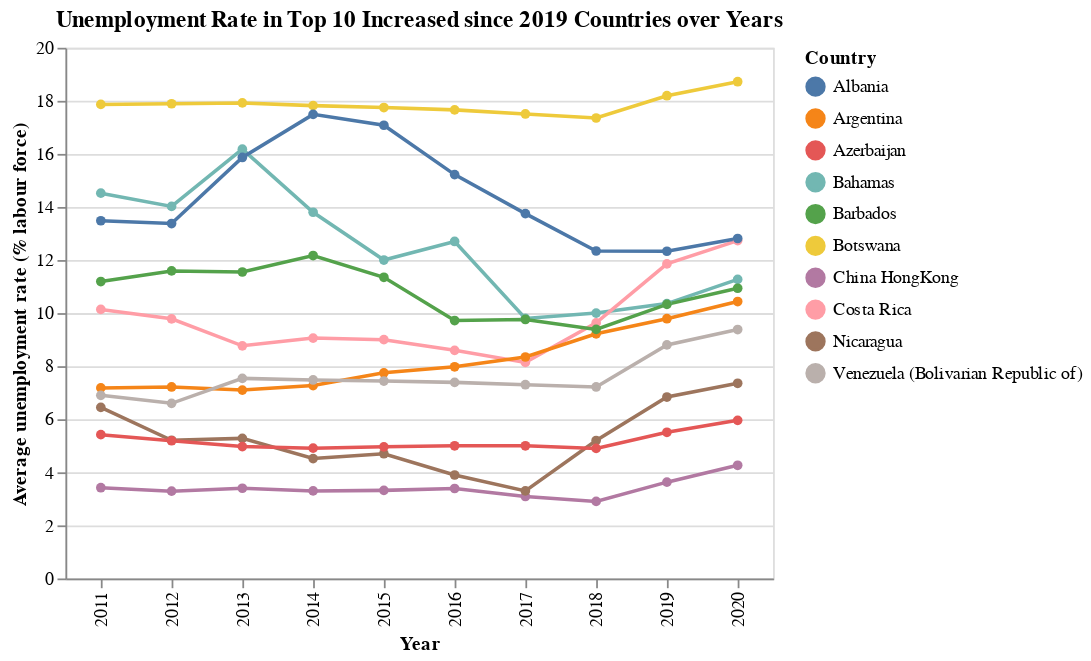

Notebook code for this chart:
### Code cell
# Plot the top 10 increased unemployment rate from year 2019 to 2020 over years
unemployment_topTen_long |>
    @vlplot(transform=[{aggregate=[{op=:mean, field=:value, as=:mean_value}], groupby=[:Country, :Date]}],
            mark={:line, point=true},
            x={"Date:o", axis={title="Year"}},
            y={"mean_value:q", axis={title="Average unemployment rate (% labour force)"}},
            title="Unemployment Rate in Top 10 Increased since 2019 Countries over Years",
            color=:Country,            
            width=400,
            height=300
            )

### Figure 1 — Vega-Lite specification as saved in the notebook (floating-point values rounded to 4 significant figures)
{"data": {"values": [{"19-20Diff": 0.91, "Country": "Bahamas", "Date": "2011", "ISO": "BHS", "WHO_region": "Americas", "value": 14.52}, {"19-20Diff": 0.88, "Country": "Costa Rica", "Date": "2011", "ISO": "CRI", "WHO_region": "Americas", "value": 10.14}, {"19-20Diff": 0.647, "Country": "Argentina", "Date": "2011", "ISO": "ARG", "WHO_region": "Americas", "value": 7.18}, {"19-20Diff": 0.636, "Country": "China HongKong", "Date": "2011", "ISO": "HKG", "WHO_region": "Western Pacific", "value": 3.42}, {"19-20Diff": 0.607, "Country": "Barbados", "Date": "2011", "ISO": "BRB", "WHO_region": "Americas", "value": 11.19}, {"19-20Diff": 0.58, "Country": "Venezuela (Bolivarian Republic of)", "Date": "2011", "ISO": "VEN", "WHO_region": "Americas", "value": 6.902}, {"19-20Diff": 0.528, "Country": "Botswana", "Date": "2011", "ISO": "BWA", "WHO_region": "African", "value": 17.86}, {"19-20Diff": 0.518, "Country": "Nicaragua", "Date": "2011", "ISO": "NIC", "WHO_region": "Americas", "value": 6.447}, {"19-20Diff": 0.482, "Country": "Albania", "Date": "2011", "ISO": "ALB", "WHO_region": "European", "value": 13.48}, {"19-20Diff": 0.451, "Country": "Azerbaijan", "Date": "2011", "ISO": "AZE", "WHO_region": "European", "value": 5.42}, {"19-20Diff": 0.91, "Country": "Bahamas", "Date": "2012", "ISO": "BHS", "WHO_region": "Americas", "value": 14.02}, {"19-20Diff": 0.88, "Country": "Costa Rica", "Date": "2012", "ISO": "CRI", "WHO_region": "Americas", "value": 9.784}, {"19-20Diff": 0.647, "Country": "Argentina", "Date": "2012", "ISO": "ARG", "WHO_region": "Americas", "value": 7.217}, {"19-20Diff": 0.636, "Country": "China HongKong", "Date": "2012", "ISO": "HKG", "WHO_region": "Western Pacific", "value": 3.29}, {"19-20Diff": 0.607, "Country": "Barbados", "Date": "2012", "ISO": "BRB", "WHO_region": "Americas", "value": 11.59}, {"19-20Diff": 0.58, "Country": "Venezuela (Bolivarian Republic of)", "Date": "2012", "ISO": "VEN", "WHO_region": "Americas", "value": 6.601}, {"19-20Diff": 0.528, "Country": "Botswana", "Date": "2012", "ISO": "BWA", "WHO_region": "African", "value": 17.89}, {"19-20Diff": 0.518, "Country": "Nicaragua", "Date": "2012", "ISO": "NIC", "WHO_region": "Americas", "value": 5.208}, {"19-20Diff": 0.482, "Country": "Albania", "Date": "2012", "ISO": "ALB", "WHO_region": "European", "value": 13.38}, {"19-20Diff": 0.451, "Country": "Azerbaijan", "Date": "2012", "ISO": "AZE", "WHO_region": "European", "value": 5.19}, {"19-20Diff": 0.91, "Country": "Bahamas", "Date": "2013", "ISO": "BHS", "WHO_region": "Americas", "value": 16.18}, {"19-20Diff": 0.88, "Country": "Costa Rica", "Date": "2013", "ISO": "CRI", "WHO_region": "Americas", "value": 8.768}, {"19-20Diff": 0.647, "Country": "Argentina", "Date": "2013", "ISO": "ARG", "WHO_region": "Americas", "value": 7.1}, {"19-20Diff": 0.636, "Country": "China HongKong", "Date": "2013", "ISO": "HKG", "WHO_region": "Western Pacific", "value": 3.4}, {"19-20Diff": 0.607, "Country": "Barbados", "Date": "2013", "ISO": "BRB", "WHO_region": "Americas", "value": 11.55}, {"19-20Diff": 0.58, "Country": "Venezuela (Bolivarian Republic of)", "Date": "2013", "ISO": "VEN", "WHO_region": "Americas", "value": 7.54}, {"19-20Diff": 0.528, "Country": "Botswana", "Date": "2013", "ISO": "BWA", "WHO_region": "African", "value": 17.92}, {"19-20Diff": 0.518, "Country": "Nicaragua", "Date": "2013", "ISO": "NIC", "WHO_region": "Americas", "value": 5.28}, {"19-20Diff": 0.482, "Country": "Albania", "Date": "2013", "ISO": "ALB", "WHO_region": "European", "value": 15.87}, {"19-20Diff": 0.451, "Country": "Azerbaijan", "Date": "2013", "ISO": "AZE", "WHO_region": "European", "value": 4.97}, {"19-20Diff": 0.91, "Country": "Bahamas", "Date": "2014", "ISO": "BHS", "WHO_region": "Americas", "value": 13.8}, {"19-20Diff": 0.88, "Country": "Costa Rica", "Date": "2014", "ISO": "CRI", "WHO_region": "Americas", "value": 9.059}, {"19-20Diff": 0.647, "Country": "Argentina", "Date": "2014", "ISO": "ARG", "WHO_region": "Americas", "value": 7.268}, {"19-20Diff": 0.636, "Country": "China HongKong", "Date": "2014", "ISO": "HKG", "WHO_region": "Western Pacific", "value": 3.3}, {"19-20Diff": 0.607, "Country": "Barbados", "Date": "2014", "ISO": "BRB", "WHO_region": "Americas", "value": 12.17}, {"19-20Diff": 0.58, "Country": "Venezuela (Bolivarian Republic of)", "Date": "2014", "ISO": "VEN", "WHO_region": "Americas", "value": 7.481}, {"19-20Diff": 0.528, "Country": "Botswana", "Date": "2014", "ISO": "BWA", "WHO_region": "African", "value": 17.82}, {"19-20Diff": 0.518, "Country": "Nicaragua", "Date": "2014", "ISO": "NIC", "WHO_region": "Americas", "value": 4.519}, {"19-20Diff": 0.482, "Country": "Albania", "Date": "2014", "ISO": "ALB", "WHO_region": "European", "value": 17.49}, {"19-20Diff": 0.451, "Country": "Azerbaijan", "Date": "2014", "ISO": "AZE", "WHO_region": "European", "value": 4.91}, {"19-20Diff": 0.91, "Country": "Bahamas", "Date": "2015", "ISO": "BHS", "WHO_region": "Americas", "value": 12}, {"19-20Diff": 0.88, "Country": "Costa Rica", "Date": "2015", "ISO": "CRI", "WHO_region": "Americas", "value": 8.999}, {"19-20Diff": 0.647, "Country": "Argentina", "Date": "2015", "ISO": "ARG", "WHO_region": "Americas", "value": 7.75}, {"19-20Diff": 0.636, "Country": "China HongKong", "Date": "2015", "ISO": "HKG", "WHO_region": "Western Pacific", "value": 3.32}, {"19-20Diff": 0.607, "Country": "Barbados", "Date": "2015", "ISO": "BRB", "WHO_region": "Americas", "value": 11.35}, {"19-20Diff": 0.58, "Country": "Venezuela (Bolivarian Republic of)", "Date": "2015", "ISO": "VEN", "WHO_region": "Americas", "value": 7.44}, {"19-20Diff": 0.528, "Country": "Botswana", "Date": "2015", "ISO": "BWA", "WHO_region": "African", "value": 17.75}, {"19-20Diff": 0.518, "Country": "Nicaragua", "Date": "2015", "ISO": "NIC", "WHO_region": "Americas", "value": 4.7}, {"19-20Diff": 0.482, "Country": "Albania", "Date": "2015", "ISO": "ALB", "WHO_region": "European", "value": 17.08}, {"19-20Diff": 0.451, "Country": "Azerbaijan", "Date": "2015", "ISO": "AZE", "WHO_region": "European", "value": 4.96}, {"19-20Diff": 0.91, "Country": "Bahamas", "Date": "2016", "ISO": "BHS", "WHO_region": "Americas", "value": 12.7}, {"19-20Diff": 0.88, "Country": "Costa Rica", "Date": "2016", "ISO": "CRI", "WHO_region": "Americas", "value": 8.598}, {"19-20Diff": 0.647, "Country": "Argentina", "Date": "2016", "ISO": "ARG", "WHO_region": "Americas", "value": 7.977}, {"19-20Diff": 0.636, "Country": "China HongKong", "Date": "2016", "ISO": "HKG", "WHO_region": "Western Pacific", "value": 3.39}, {"19-20Diff": 0.607, "Country": "Barbados", "Date": "2016", "ISO": "BRB", "WHO_region": "Americas", "value": 9.72}, {"19-20Diff": 0.58, "Country": "Venezuela (Bolivarian Republic of)", "Date": "2016", "ISO": "VEN", "WHO_region": "Americas", "value": 7.39}, {"19-20Diff": 0.528, "Country": "Botswana", "Date": "2016", "ISO": "BWA", "WHO_region": "African", "value": 17.66}, {"19-20Diff": 0.518, "Country": "Nicaragua", "Date": "2016", "ISO": "NIC", "WHO_region": "Americas", "value": 3.9}, {"19-20Diff": 0.482, "Country": "Albania", "Date": "2016", "ISO": "ALB", "WHO_region": "European", "value": 15.22}, {"19-20Diff": 0.451, "Country": "Azerbaijan", "Date": "2016", "ISO": "AZE", "WHO_region": "European", "value": 5}, {"19-20Diff": 0.91, "Country": "Bahamas", "Date": "2017", "ISO": "BHS", "WHO_region": "Americas", "value": 9.8}, {"19-20Diff": 0.88, "Country": "Costa Rica", "Date": "2017", "ISO": "CRI", "WHO_region": "Americas", "value": 8.142}, {"19-20Diff": 0.647, "Country": "Argentina", "Date": "2017", "ISO": "ARG", "WHO_region": "Americas", "value": 8.347}, {"19-20Diff": 0.636, "Country": "China HongKong", "Date": "2017", "ISO": "HKG", "WHO_region": "Western Pacific", "value": 3.09}, {"19-20Diff": 0.607, "Country": "Barbados", "Date": "2017", "ISO": "BRB", "WHO_region": "Americas", "value": 9.761}, {"19-20Diff": 0.58, "Country": "Venezuela (Bolivarian Republic of)", "Date": "2017", "ISO": "VEN", "WHO_region": "Americas", "value": 7.302}, {"19-20Diff": 0.528, "Country": "Botswana", "Date": "2017", "ISO": "BWA", "WHO_region": "African", "value": 17.5}, {"19-20Diff": 0.518, "Country": "Nicaragua", "Date": "2017", "ISO": "NIC", "WHO_region": "Americas", "value": 3.3}, {"19-20Diff": 0.482, "Country": "Albania", "Date": "2017", "ISO": "ALB", "WHO_region": "European", "value": 13.75}, {"19-20Diff": 0.451, "Country": "Azerbaijan", "Date": "2017", "ISO": "AZE", "WHO_region": "European", "value": 5}, {"19-20Diff": 0.91, "Country": "Bahamas", "Date": "2018", "ISO": "BHS", "WHO_region": "Americas", "value": 10}, {"19-20Diff": 0.88, "Country": "Costa Rica", "Date": "2018", "ISO": "CRI", "WHO_region": "Americas", "value": 9.632}, {"19-20Diff": 0.647, "Country": "Argentina", "Date": "2018", "ISO": "ARG", "WHO_region": "Americas", "value": 9.22}, {"19-20Diff": 0.636, "Country": "China HongKong", "Date": "2018", "ISO": "HKG", "WHO_region": "Western Pacific", "value": 2.903}, {"19-20Diff": 0.607, "Country": "Barbados", "Date": "2018", "ISO": "BRB", "WHO_region": "Americas", "value": 9.385}, {"19-20Diff": 0.58, "Country": "Venezuela (Bolivarian Republic of)", "Date": "2018", "ISO": "VEN", "WHO_region": "Americas", "value": 7.217}, {"19-20Diff": 0.528, "Country": "Botswana", "Date": "2018", "ISO": "BWA", "WHO_region": "African", "value": 17.35}, {"19-20Diff": 0.518, "Country": "Nicaragua", "Date": "2018", "ISO": "NIC", "WHO_region": "Americas", "value": 5.2}, {"19-20Diff": 0.482, "Country": "Albania", "Date": "2018", "ISO": "ALB", "WHO_region": "European", "value": 12.34}, {"19-20Diff": 0.451, "Country": "Azerbaijan", "Date": "2018", "ISO": "AZE", "WHO_region": "European", "value": 4.9}, {"19-20Diff": 0.91, "Country": "Bahamas", "Date": "2019", "ISO": "BHS", "WHO_region": "Americas", "value": 10.36}, {"19-20Diff": 0.88, "Country": "Costa Rica", "Date": "2019", "ISO": "CRI", "WHO_region": "Americas", "value": 11.85}, {"19-20Diff": 0.647, "Country": "Argentina", "Date": "2019", "ISO": "ARG", "WHO_region": "Americas", "value": 9.789}, {"19-20Diff": 0.636, "Country": "China HongKong", "Date": "2019", "ISO": "HKG", "WHO_region": "Western Pacific", "value": 3.629}, {"19-20Diff": 0.607, "Country": "Barbados", "Date": "2019", "ISO": "BRB", "WHO_region": "Americas", "value": 10.33}, {"19-20Diff": 0.58, "Country": "Venezuela (Bolivarian Republic of)", "Date": "2019", "ISO": "VEN", "WHO_region": "Americas", "value": 8.801}, {"19-20Diff": 0.528, "Country": "Botswana", "Date": "2019", "ISO": "BWA", "WHO_region": "African", "value": 18.19}, {"19-20Diff": 0.518, "Country": "Nicaragua", "Date": "2019", "ISO": "NIC", "WHO_region": "Americas", "value": 6.837}, {"19-20Diff": 0.482, "Country": "Albania", "Date": "2019", "ISO": "ALB", "WHO_region": "European", "value": 12.33}, {"19-20Diff": 0.451, "Country": "Azerbaijan", "Date": "2019", "ISO": "AZE", "WHO_region": "European", "value": 5.509}, {"19-20Diff": 0.91, "Country": "Bahamas", "Date": "2020", "ISO": "BHS", "WHO_region": "Americas", "value": 11.27}, {"19-20Diff": 0.88, "Country": "Costa Rica", "Date": "2020", "ISO": "CRI", "WHO_region": "Americas", "value": 12.73}, {"19-20Diff": 0.647, "Country": "Argentina", "Date": "2020", "ISO": "ARG", "WHO_region": "Americas", "value": 10.44}, {"19-20Diff": 0.636, "Country": "China HongKong", "Date": "2020", "ISO": "HKG", "WHO_region": "Western Pacific", "value": 4.265}, {"19-20Diff": 0.607, "Country": "Barbados", "Date": "2020", "ISO": "BRB", "WHO_region": "Americas", "value": 10.94}, {"19-20Diff": 0.58, "Country": "Venezuela (Bolivarian Republic of)", "Date": "2020", "ISO": "VEN", "WHO_region": "Americas", "value": 9.381}, {"19-20Diff": 0.528, "Country": "Botswana", "Date": "2020", "ISO": "BWA", "WHO_region": "African", "value": 18.72}, {"19-20Diff": 0.518, "Country": "Nicaragua", "Date": "2020", "ISO": "NIC", "WHO_region": "Americas", "value": 7.355}, {"19-20Diff": 0.482, "Country": "Albania", "Date": "2020", "ISO": "ALB", "WHO_region": "European", "value": 12.81}, {"19-20Diff": 0.451, "Country": "Azerbaijan", "Date": "2020", "ISO": "AZE", "WHO_region": "European", "value": 5.96}]}, "encoding": {"color": {"field": "Country", "type": "nominal"}, "x": {"axis": {"title": "Year"}, "field": "Date", "type": "ordinal"}, "y": {"axis": {"title": "Average unemployment rate (% labour force)"}, "field": "mean_value", "type": "quantitative"}}, "height": 300, "mark": {"point": true, "type": "line"}, "title": "Unemployment Rate in Top 10 Increased since 2019 Countries over Years", "transform": [{"aggregate": [{"as": "mean_value", "field": "value", "op": "mean"}], "groupby": ["Country", "Date"]}], "width": 400}
